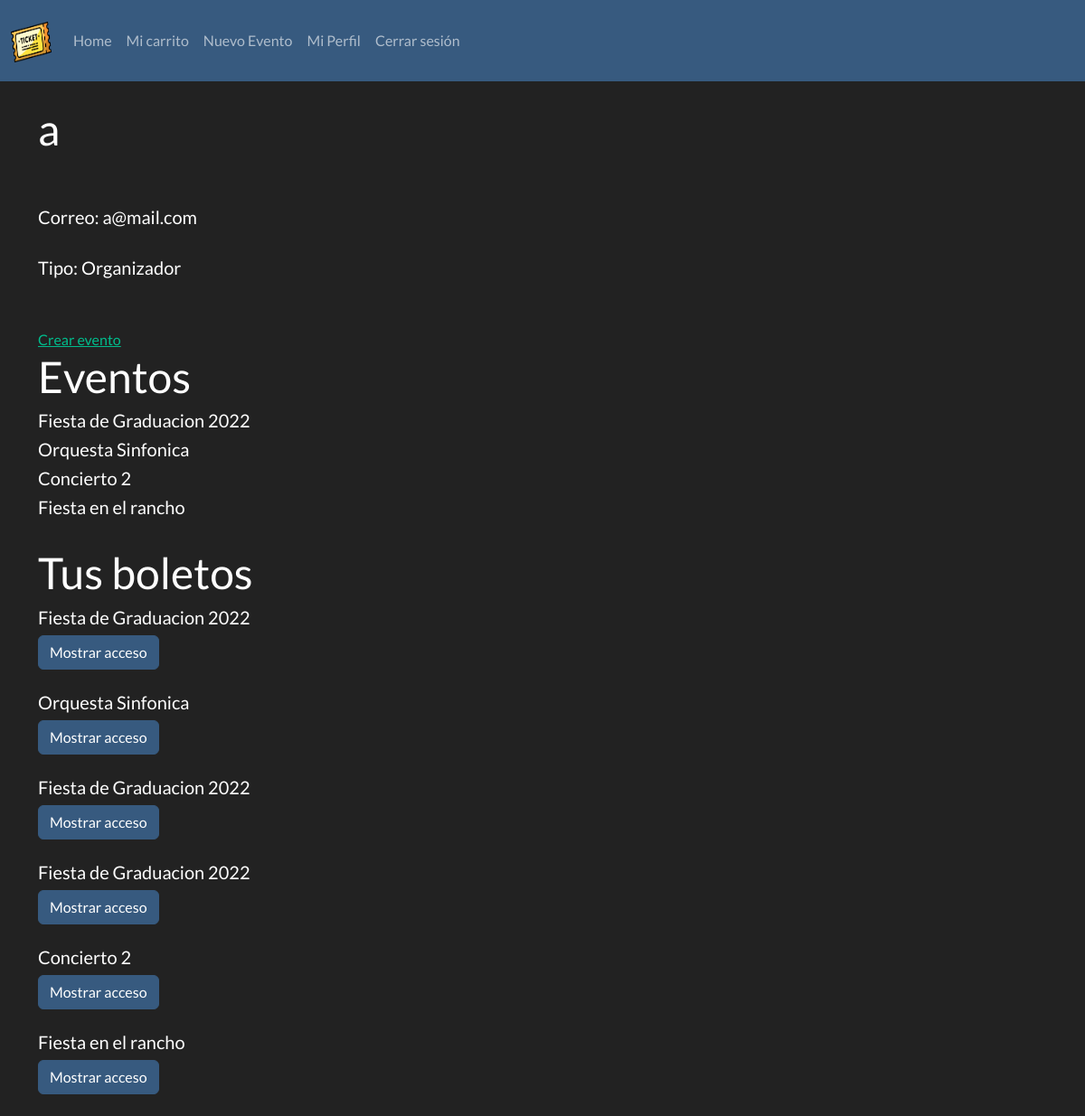
The page /user/a (signed in) on the database as committed earlier.
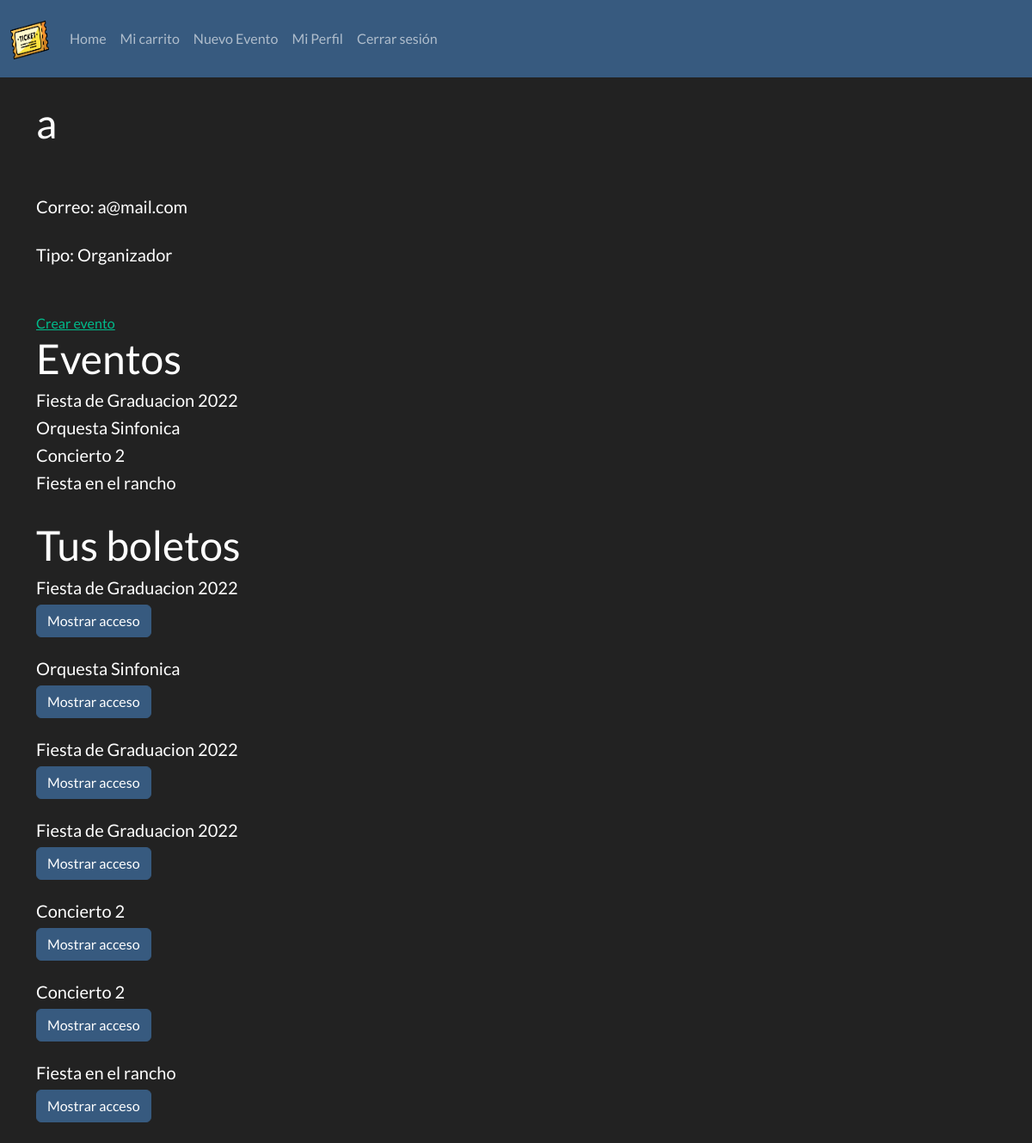
The same page on the database as committed later.
### app/models.py (models this page shows, shortened)
class User(db.Model, UserMixin):
	id = db.Column(db.Integer, primary_key=True)
	nombre = db.Column(db.String(320), nullable=False)
	username = db.Column(db.String(25), unique=True, nullable=False)
	email = db.Column(db.String(320), unique=True, nullable=False)
	password = db.Column(db.String(25), nullable=False)
	eventos = db.relationship('Evento', backref='creator', lazy=True)
	@hybrid_property
	def tipo(self):
		if Administrador.query.filter_by(id=self.id).first():
			return "Administrador"
		elif Comprador.query.filter_by(id=self.id).first():
			return "Comprador"
		elif Organizador.query.filter_by(id=self.id).first():
			return "Organizador"
	@hybrid_property
	def boletos(self):
		boletos = [boleto for boleto in BoletoPresencial.query.filter_by(user_id=self.id)]
		boletos = boletos + [boleto for boleto in BoletoVirtual.query.filter_by(user_id=self.id)]
		return boletos

class Evento(db.Model):
	id = db.Column(db.Integer, primary_key=True)
	nombre = db.Column(db.String(320), nullable=False)
	descripcion = db.Column(db.Text)
	fecha = db.Column(db.DateTime, nullable=False)
	user_id = db.Column(db.Integer, db.ForeignKey('user.id'), nullable=False)
	precio_general = db.Column(db.Float)
	precio_vip = db.Column(db.Float)

class Boleto(db.Model):
	id = db.Column(db.Integer, primary_key=True)
	user_id = db.Column(db.Integer, db.ForeignKey('user.id'))
	evento_id = db.Column(db.Integer, db.ForeignKey('evento.id'))
	fecha_compra = db.Column(db.DateTime, nullable=False, default=datetime.utcnow)
	comprado = db.Column(db.Integer) # Booleano
	@hybrid_property
	def evento(self):
		return Evento.query.filter_by(id=self.evento_id).first()

class BoletoPresencial(Boleto):
	id = db.Column(db.Integer, db.ForeignKey('boleto.id'), primary_key=True)
	qr_entrada = db.Column(db.String(20), nullable=False)

class BoletoVirtual(Boleto):
	id = db.Column(db.Integer, db.ForeignKey('boleto.id'), primary_key=True)
	link = db.Column(db.String(320), nullable=False)

### app/routes.py (the view)
@app.route('/user/<username>')
@login_required
def profile(username):
	user = User.query.filter_by(username=username).first_or_404()
	return render_template('profile.html', user=user)

### app/models.py (called while the page is built)
@login_manager.user_loader
def load_user(user_id):
	return User.query.get(int(user_id))

### app/templates/profile.html (shortened to what this page needs)
{% extends 'layout.html' %}
{% block body %}
<br>
	<h1>{{ user.username }}</h1>
	<br><br>
	<h5>Correo: {{ user.email }}</h5>
	<br>
	<h5>Tipo: {{ user.tipo }}</h5>
	<br>
<br>
{% if user.tipo == "Organizador" %}
	<a href="{{ url_for('nuevo_evento') }}" class="button">Crear evento</a>
	<h1>Eventos</h1>
	{% for evento in user.eventos %}
		<h5>{{ evento.nombre }}</h5>
	{% endfor %}
{% endif %}
<br>
	<h1>Tus boletos</h1>
	{% for boleto in user.boletos %}
		{% if boleto.comprado == 1 %}
			<h5>{{ boleto.evento.nombre }}</h5>
			<form action="{{ url_for('mostrar_boleto', boleto_id=boleto.id) }}" method="get">
				<button class="btn btn-primary" name="comprar">Mostrar acceso</button>
			</form>
			<br>
		{% endif %}
	{% endfor %}
{% endblock %}

### app/templates/layout.html (shortened to what this page needs)
<!DOCTYPE html>
<html lang="en">
<head>
    <link rel="stylesheet" href="https://bootswatch.com/5/darkly/bootstrap.min.css">
    <link rel= "stylesheet" type= "text/css" href= "{{ url_for('static',filename='styles/main.css') }}">
</head>
<body>
    <nav class="navbar navbar-expand-lg navbar-dark bg-primary">
        <div class="container-fluid">
          <a class="navbar-brand" href="{{ url_for('home') }}">
            <img src="{{ url_for('static', filename = 'assets/logo.png') }}" alt="" width="45" height="45" class="d-inline-block align-text-top">
          </a>
          <div class="collapse navbar-collapse" id="navbarSupportedContent">
            <ul class="navbar-nav me-auto mb-2 mb-lg-0">
              <li class="nav-item">
                <a class="nav-link" href="{{ url_for('home') }}">Home</a>
              </li>
              <li class="nav-item">
                <a class="nav-link" href="{{ url_for('carrito') }}">Mi carrito</a>
              </li>
              {% if current_user.tipo == "Organizador" %}
                <li class="nav-item">
                  <a class="nav-link" href="{{ url_for('nuevo_evento') }}">Nuevo Evento</a>
                </li>
              {% endif %}
              {% if current_user.is_authenticated %}
                <li class="nav-item">
                  <a class="nav-link" href="{{ url_for('profile', username=current_user.username) }}">Mi Perfil</a>
                </li>
                <li class="nav-item">
                  <a class="nav-link" href="{{ url_for('logout') }}">Cerrar sesión</a>
                </li>
              {% endif %}
              </ul>
          </div>
        </div>
      </nav>
    <div class="container">
    {% block body %}
    {% endblock %}
    </div>
</body>
</html>

Rows that differ between the two databases and show on the page:
added BoletoPresencial: evento.nombre "Concierto 2"
